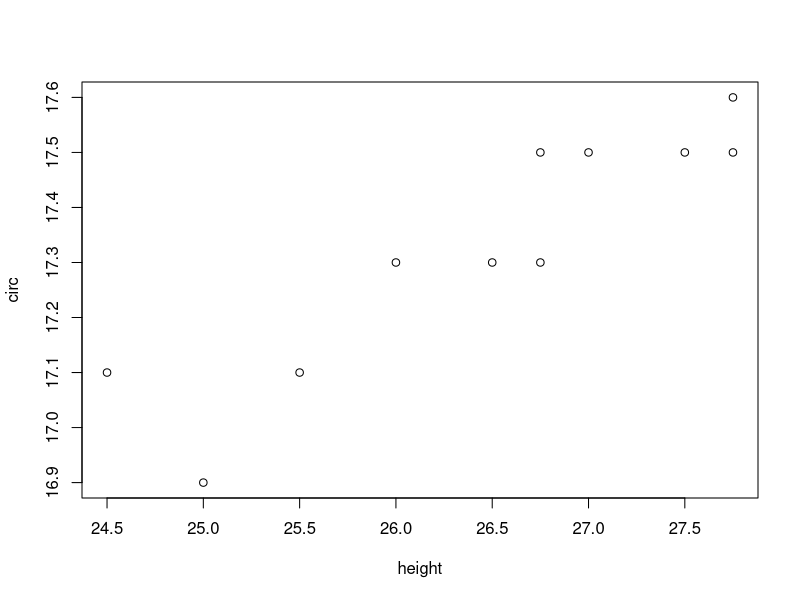

Write the R code that produced this figure. (Note: this script raises an error after producing the figure.)
#Assigning some values in height and circumference variables
height = c(27.75, 24.5, 25.5, 26, 25, 27.75, 26.5, 27, 26.75, 26.75, 27.5)
circ = c(17.5, 17.1, 17.1, 17.3, 16.9, 17.6, 17.3, 17.5, 17.3, 17.5, 17.5)
#Creating a dataframe
df = data.frame(height,circ)
#Plotting
plot(df)
cov(df) #Covariance
cor(df) #Correlation
cor.test(df)
cor.test(height,circ, alternative = "two.sided", method = "pearson")
#regression
regression = lm(height~circ)
#anova of regression output
anova(regression)
#regression from origin
#Assigning some values in units, cost and sales variable
units = c(20,196,115,50,122,100,33,154,80,147,182,160)
cost = c(114,921,560,245,575,475,138,727,375,670,828,762)
sales = c(100,850,400,225,475,400,130,600,325,575,728,728)
results = lm(cost ~ units -1)
results
results1 = lm(cost ~ units)
results1
results_sales = lm(sales ~ units)
plot(units,sales)
#Plotting regression line
abline(results_sales)
results2 = lm(cost ~ units +1)
results2
results3 = lm(cost ~ units +0)
results3
results4 = lm(cost ~ units -1-1)
results4
#confidence interval
confint(results, level=0.90)
confint(results, level=0.95)
confint(results, level=0.99)
#Prediction from regression model
predict(results,data.frame(units=100),interval="prediction",level=0.90)
#Creating dataframe
df1 = data.frame(units,cost,sales)
df1
colnames(df1)
df1[5,3]
plot(df1)
result_ml = lm(sales ~ units+cost, data=df1)
result_ml
result_glm = glm(sales ~ units+cost, data = df1)
result_glm
summary(result_ml)
summary(result_glm)
cor(sales,units)
cor(sales,cost)
a = c(units,cost)
cor(df1)
#Regression using linear model
result_ml1 = lm(sales ~ cost+units, data=df1)
result_ml1
#Regression using generalized linear model
result_glm1 = glm(sales ~ cost+units, data = df1)
result_glm1
predict(result_ml,data.frame(units=200,cost=150),interval="prediction",level=0.95)

